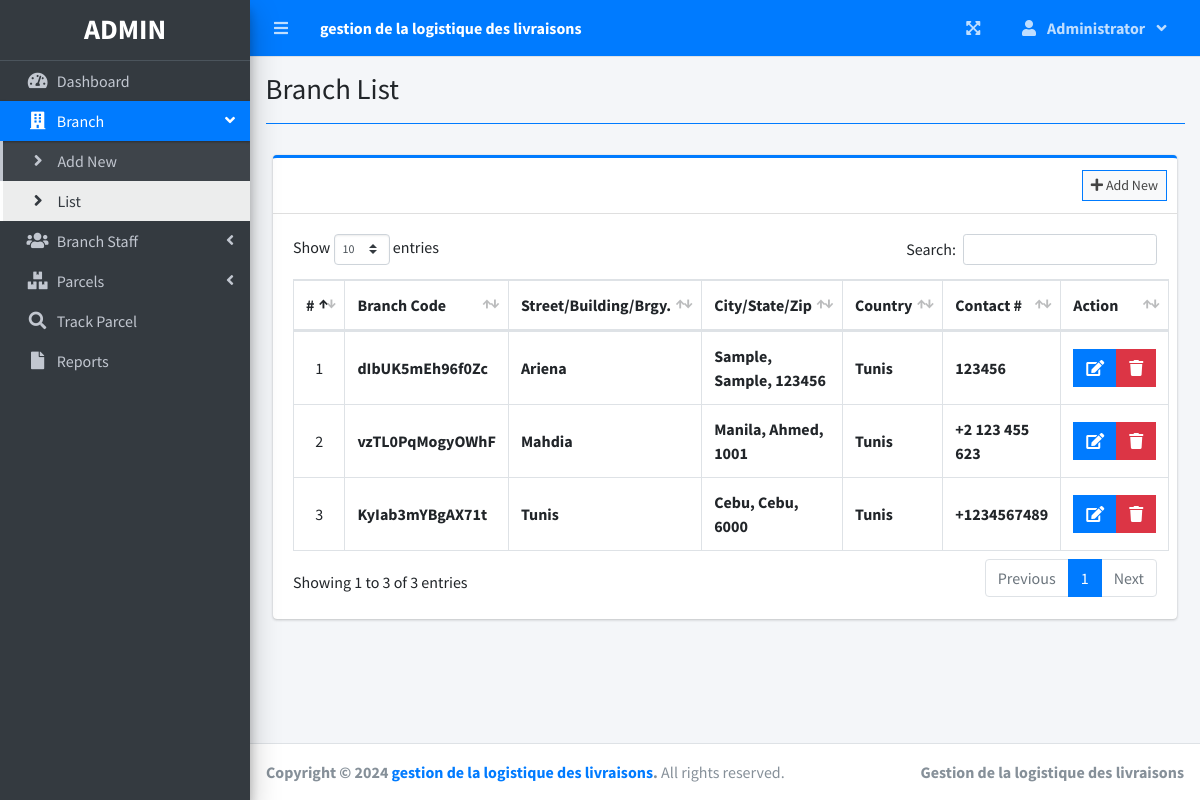
The page /index.php?page=branch_list (signed in) on the database its author committed.
### tables this page shows
CREATE TABLE `branches` (
  `id` int(30) NOT NULL,
  `branch_code` varchar(50) NOT NULL,
  `street` text NOT NULL,
  `city` text NOT NULL,
  `state` text NOT NULL,
  `zip_code` varchar(50) NOT NULL,
  `country` text NOT NULL,
  `contact` varchar(100) NOT NULL,
  `date_created` datetime NOT NULL DEFAULT current_timestamp()
);

### branch_list.php (the view, shortened to what this page needs)
<?php include'db_connect.php' ?>
<div class="col-lg-12">
	<div class="card card-outline card-primary">
		<div class="card-header">
			<div class="card-tools">
				<a class="btn btn-block btn-sm btn-default btn-flat border-primary " href="./index.php?page=new_branch"><i class="fa fa-plus"></i> Add New</a>
			</div>
		</div>
		<div class="card-body">
			<table class="table tabe-hover table-bordered" id="list">
				<!-- <colgroup>
					<col width="5%">
					<col width="15%">
					<col width="25%">
					<col width="25%">
					<col width="15%">
				</colgroup> -->
				<thead>
					<tr>
						<th class="text-center">#</th>
						<th>Branch Code</th>
						<th>Street/Building/Brgy.</th>
						<th>City/State/Zip</th>
						<th>Country</th>
						<th>Contact #</th>
						<th>Action</th>
					</tr>
				</thead>
				<tbody>
					<?php
					$i = 1;
					$qry = $conn->query("SELECT * FROM branches order by street asc,city asc, state asc ");
					while($row= $qry->fetch_assoc()):
					?>
					<tr>
						<td class="text-center"><?php echo $i++ ?></td>
						<td class=""><b><?php echo $row['branch_code'] ?></b></td>
						<td><b><?php echo ucwords($row['street']) ?></b></td>
						<td><b><?php echo ucwords($row['city'].', '.$row['state'].', '.$row['zip_code']) ?></b></td>
						<td><b><?php echo ucwords($row['country']) ?></b></td>
						<td><b><?php echo $row['contact'] ?></b></td>
						<td class="text-center">
		                    <div class="btn-group">
		                        <a href="index.php?page=edit_branch&id=<?php echo $row['id'] ?>" class="btn btn-primary btn-flat ">
		                          <i class="fas fa-edit"></i>
		                        </a>
		                        <button type="button" class="btn btn-danger btn-flat delete_branch" data-id="<?php echo $row['id'] ?>">
		                          <i class="fas fa-trash"></i>
		                        </button>
	                      </div>
						</td>
					</tr>
				<?php endwhile; ?>
				</tbody>
			</table>
		</div>
	</div>
</div>

### branch_list.php (style rules this page uses)
table td { vertical-align: middle !important; }

### rows shown on the page
branches: branch_code "dIbUK5mEh96f0Zc", street "Ariena", city+state+zip_code "Sample, Sample, 123456", country "Tunis", contact "123456"
branches: branch_code "vzTL0PqMogyOWhF", street "Mahdia", city+state+zip_code "Manila, Ahmed, 1001", country "Tunis", contact "+2 123 455 623"
branches: branch_code "KyIab3mYBgAX71t", street "Tunis", city+state+zip_code "Cebu, Cebu, 6000", country "Tunis", contact "+1234567489"

### other values the page prints
$_SESSION['system']['name'] "gestion de la logistique des livraisons"
$_SESSION['login_firstname'] "Administrator"
$title "Branch List"
